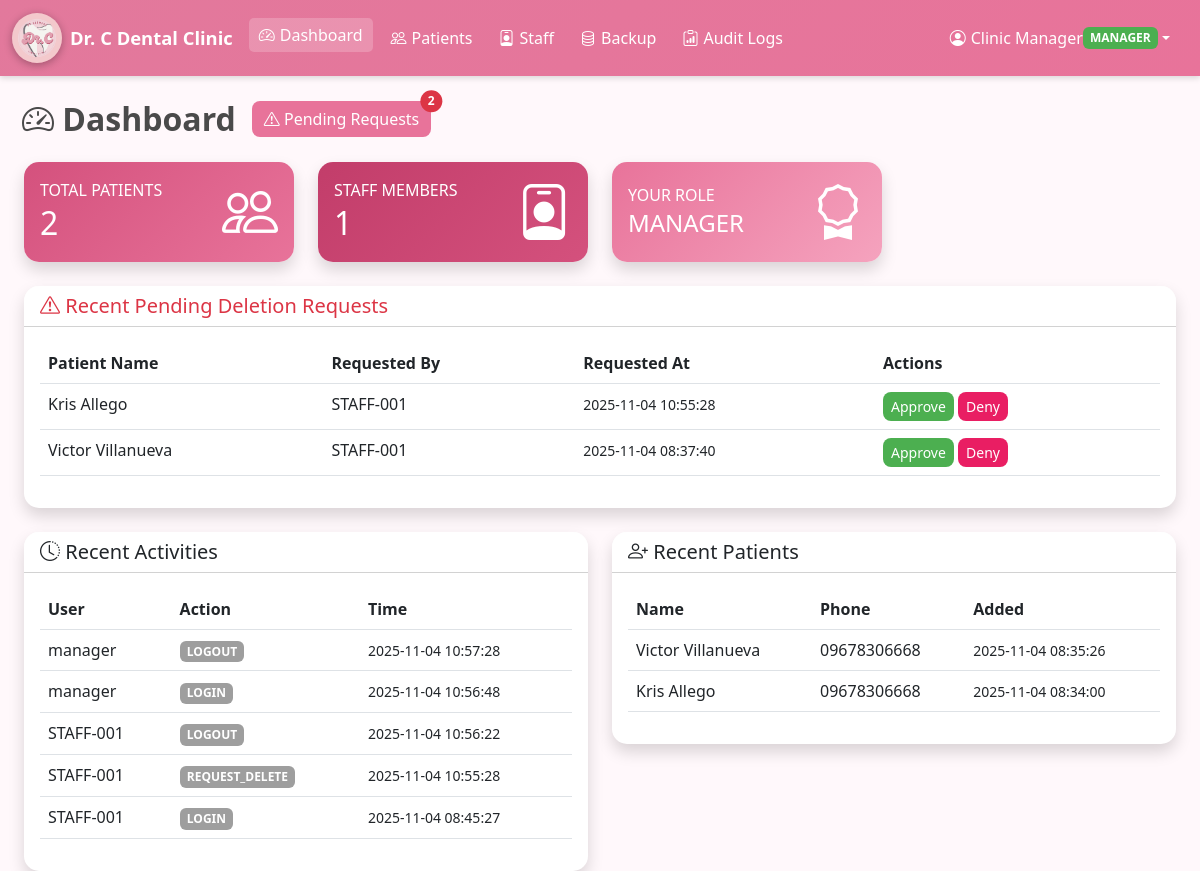
The page /dashboard (signed in) on the database as committed earlier.
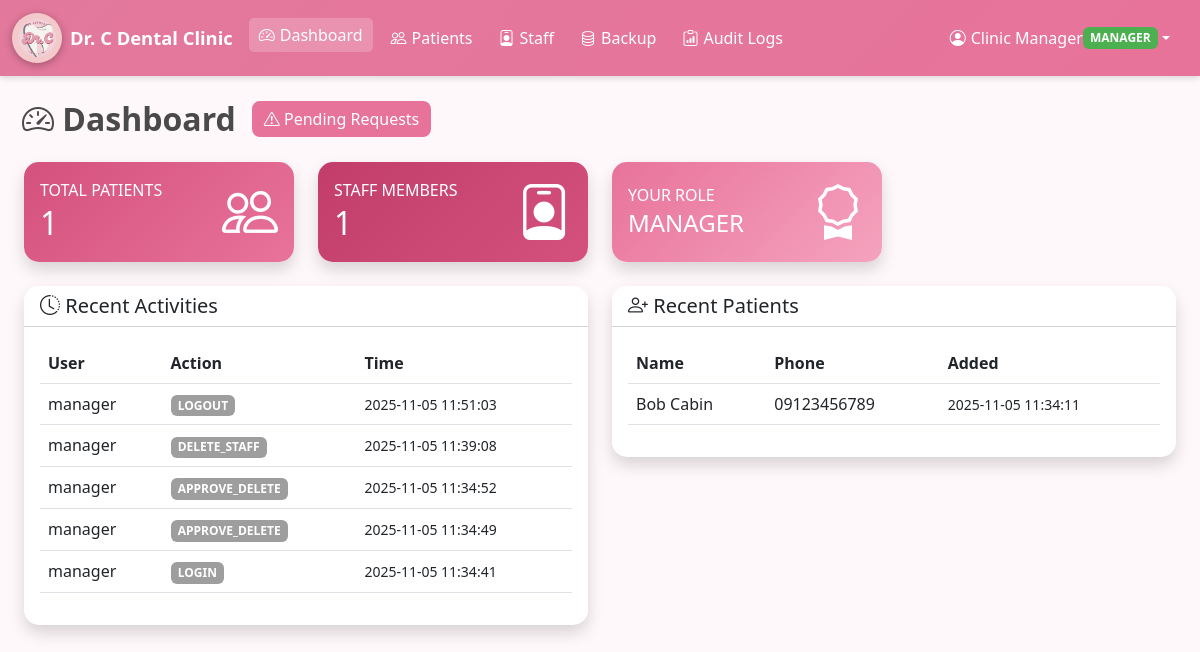
The same page on the database as committed later.
### tables this page shows
CREATE TABLE patients (
            id INTEGER PRIMARY KEY AUTOINCREMENT,
            first_name TEXT NOT NULL,
            last_name TEXT NOT NULL,
            date_of_birth TEXT,
            gender TEXT,
            phone TEXT,
            email TEXT,
            address TEXT,
            emergency_contact_name TEXT,
            emergency_contact_phone TEXT,
            medical_history TEXT,
            allergies TEXT,
            existing_condition TEXT,
            dentist_notes TEXT,
            created_by INTEGER,
            assigned_dentist TEXT,
            created_at TIMESTAMP DEFAULT CURRENT_TIMESTAMP,
            updated_at TIMESTAMP DEFAULT CURRENT_TIMESTAMP
        );

CREATE TABLE users (
            id INTEGER PRIMARY KEY AUTOINCREMENT,
            username TEXT UNIQUE NOT NULL,
            password_hash TEXT NOT NULL,
            full_name TEXT,
            email TEXT,
            role TEXT NOT NULL CHECK(role IN ('manager','staff','dentist','admin')),
            is_active INTEGER DEFAULT 1,
            created_at TIMESTAMP DEFAULT CURRENT_TIMESTAMP
        );

CREATE TABLE pending_requests (
            id INTEGER PRIMARY KEY AUTOINCREMENT,
            patient_id INTEGER NOT NULL,
            requested_by INTEGER NOT NULL,
            status TEXT DEFAULT 'pending' CHECK(status IN ('pending','approved','denied')),
            requested_at TIMESTAMP DEFAULT CURRENT_TIMESTAMP,
            approved_by INTEGER,
            approved_at TIMESTAMP,
            FOREIGN KEY (patient_id) REFERENCES patients(id),
            FOREIGN KEY (requested_by) REFERENCES users(id)
        );

CREATE TABLE audit_logs (
            id INTEGER PRIMARY KEY AUTOINCREMENT,
            user_id INTEGER,
            username TEXT,
            action_type TEXT,
            details TEXT,
            timestamp TIMESTAMP DEFAULT CURRENT_TIMESTAMP
        );

### app.py (the view)
@app.route('/dashboard')
@login_required
def dashboard():
    total_patients = 0
    total_staff = 0
    recent_patients = []
    recent_activities = []
    pending_requests_list = []
    total_pending_count = 0
    with get_db_connection() as conn:
        total_patients = conn.execute("SELECT COUNT(*) FROM patients").fetchone()[0]
        total_staff = conn.execute("SELECT COUNT(*) FROM users WHERE role='staff'").fetchone()[0]
        recent_patients = conn.execute("""
            SELECT first_name, last_name, phone, created_at
            FROM patients
            ORDER BY created_at DESC LIMIT 5
        """).fetchall()
        recent_activities = conn.execute("""
            SELECT username, action_type AS action, timestamp
            FROM audit_logs
            ORDER BY timestamp DESC LIMIT 5
        """).fetchall()
        if current_user.is_manager() or current_user.is_dentist() or current_user.is_admin():
            rows = conn.execute("""
                SELECT pr.id, p.first_name, p.last_name, pr.requested_by, pr.requested_at
                FROM pending_requests pr
                JOIN patients p ON pr.patient_id = p.id
                WHERE pr.status = 'pending'
                ORDER BY pr.requested_at DESC
                LIMIT 3
            """).fetchall()
            pending_requests_list = [dict(r) for r in rows]
            total_pending_count = conn.execute(
                "SELECT COUNT(*) FROM pending_requests WHERE status = 'pending'"
            ).fetchone()[0]
            user_ids = [r["requested_by"] for r in pending_requests_list]
            user_map = {}
            if user_ids:
                rows_users = conn.execute(
                    f"SELECT id, username FROM users WHERE id IN ({','.join(['?']*len(user_ids))})",
                    user_ids
                ).fetchall()
                user_map = {r["id"]: r["username"] for r in rows_users}
            for r in pending_requests_list:
                r["requested_by_name"] = user_map.get(r["requested_by"], "Unknown")
    return render_template(
        'dashboard.html',
        total_patients=total_patients,
        total_staff=total_staff,
        recent_patients=recent_patients,
        recent_activities=recent_activities,
        pending_requests=pending_requests_list,
        total_pending_count=total_pending_count
    )

### app.py (called while the page is built)
@login_manager.user_loader
def load_user(user_id: str) -> Optional[User]:
    return User.get_by_id(int(user_id))

### models.py (called while the page is built)
def get_db_connection() -> sqlite3.Connection:
    conn = sqlite3.connect(Config.DATABASE_NAME)
    conn.row_factory = sqlite3.Row
    return conn

    @property
    def is_active(self) -> bool:
        return bool(self.is_active_flag)

    def is_manager(self) -> bool:
        return self.role == "manager"

    @staticmethod
    def get_by_id(user_id: int) -> Optional["User"]:
        with get_db_connection() as conn:
            row = conn.execute("SELECT * FROM users WHERE id = ?", (user_id,)).fetchone()
        if row:
            return User(
                int(row["id"]),
                str(row["username"]),
                str(row["password_hash"]),
                str(row["role"]),
                str(row["full_name"]) if row["full_name"] else None,
                str(row["email"]) if row["email"] else None,
                int(row["is_active"]),
            )
        return None

### templates/dashboard.html (shortened to what the changed rows need)
{% extends "base.html" %}
{% block content %}
<div class="dashboard-header d-flex align-items-center mb-4">
  <h2 class="mb-0 text-pink"><i class="bi bi-speedometer2"></i> Dashboard</h2>
  {% if current_user.is_manager() %}
  <a href="{{ url_for('pending_requests_view') }}" class="btn btn-outline-danger position-relative ms-3">
    <i class="bi bi-exclamation-triangle"></i> Pending Requests
    {% if total_pending_count > 0 %}
    <span class="position-absolute top-0 start-100 translate-middle badge rounded-pill bg-danger">
      {{ total_pending_count }}
    </span>
    {% endif %}
  </a>
  {% endif %}
</div>
<div class="container-fluid dashboard-container">
  <div class="row mb-4">
    <div class="col-md-3">
      <a href="{{ url_for('patients') }}" class="text-decoration-none">
        <div class="card bg-pink text-white shadow card-clickable">
          <div class="card-body">
            <div class="d-flex justify-content-between align-items-center">
              <div>
                <h6 class="text-uppercase mb-1">Total Patients</h6>
                <h2 class="mb-0">{{ total_patients }}</h2>
              </div>
            </div>
          </div>
        </div>
      </a>
    </div>
    {% if current_user.is_manager() %}
    <div class="col-md-3">
      <a href="{{ url_for('staff') }}" class="text-decoration-none">
        <div class="card bg-dark-pink text-white shadow card-clickable">
          <div class="card-body">
            <div class="d-flex justify-content-between align-items-center">
              <div>
                <h2 class="mb-0">{{ total_staff }}</h2>
              </div>
            </div>
          </div>
        </div>
      </a>
    </div>
    {% endif %}
  </div>
  {% if current_user.is_manager() and pending_requests %}
  <div class="row mt-4">
    <div class="col-md-12">
      <div class="card shadow">
        <div class="card-header bg-white">
          <h5 class="mb-0 text-danger"><i class="bi bi-exclamation-triangle"></i> Recent Pending Deletion Requests</h5>
        </div>
        <div class="card-body">
          <div class="table-responsive">
            <table class="table table-hover">
              <thead>
                <tr>
                  <th>Patient Name</th>
                  <th>Requested By</th>
                  <th>Requested At</th>
                  <th>Actions</th>
                </tr>
              </thead>
              <tbody>
                {% for request in pending_requests %}
                <tr>
                  <td>{{ request['first_name'] }} {{ request['last_name'] }}</td>
                  <td>{{ request['requested_by_name'] }}</td>
                  <td><small>{{ request['requested_at'] }}</small></td>
                  <td>
                    <form action="{{ url_for('approve_request', request_id=request['id']) }}" method="POST" style="display:inline;">
                      <button class="btn btn-success btn-sm" type="submit">Approve</button>
                    </form>
                    <form action="{{ url_for('deny_request', request_id=request['id']) }}" method="POST" style="display:inline;">
                      <button class="btn btn-danger btn-sm" type="submit">Deny</button>
                    </form>
                  </td>
                </tr>
                {% endfor %}
              </tbody>
            </table>
          </div>
        </div>
      </div>
    </div>
  </div>
  {% endif %}
  <div class="row mt-4">
    <div class="col-md-6">
      <div class="card shadow">
        <div class="card-body">
          <div class="table-responsive">
            <table class="table table-hover">
              <thead>
                <tr>
                  <th>User</th>
                  <th>Action</th>
                  <th>Time</th>
                </tr>
              </thead>
              <tbody>
                {% for activity in recent_activities %}
                <tr>
                  <td>{{ activity.username }}</td>
                  <td><span class="badge bg-secondary">{{ activity.action }}</span></td>
                  <td><small>{{ activity.timestamp }}</small></td>
                </tr>
                {% else %}
                <tr>
                  <td colspan="3" class="text-center text-muted">No recent activities</td>
                </tr>
                {% endfor %}
              </tbody>
            </table>
          </div>
        </div>
      </div>
    </div>
    <div class="col-md-6">
      <div class="card shadow">
        <div class="card-body">
          <div class="table-responsive">
            <table class="table table-hover">
              <thead>
                <tr>
                  <th>Name</th>
                  <th>Phone</th>
                  <th>Added</th>
                </tr>
              </thead>
              <tbody>
                {% for patient in recent_patients %}
                <tr>
                  <td>{{ patient.first_name }} {{ patient.last_name }}</td>
                  <td>{{ patient.phone }}</td>
                  <td><small>{{ patient.created_at }}</small></td>
                </tr>
                {% else %}
                <tr>
                  <td colspan="3" class="text-center text-muted">No patients yet</td>
                </tr>
                {% endfor %}
              </tbody>
            </table>
          </div>
        </div>
      </div>
    </div>
  </div>
</div>
{% endblock %}

Rows that differ between the two databases and show on the page:
removed patients: first_name "Kris", last_name "Allego", first_name "Kris", last_name "Allego", phone "09678306668", created_at "2025-11-04 08:34:00"
no longer on this page (row unchanged): users: requested_by_name "STAFF-001" "STAFF-001"
no longer on this page (row edited): pending_requests: requested_at "2025-11-04 10:55:28"
removed patients: first_name "Victor", last_name "Villanueva", first_name "Victor", last_name "Villanueva", phone "09678306668", created_at "2025-11-04 08:35:26"
no longer on this page (row edited): pending_requests: requested_at "2025-11-04 08:37:40"
no longer on this page (row unchanged): audit_logs: username "manager", action "LOGOUT", timestamp "2025-11-04 10:57:28"
no longer on this page (row unchanged): audit_logs: username "manager", action "LOGIN", timestamp "2025-11-04 10:56:48"
no longer on this page (row unchanged): audit_logs: username "STAFF-001", action "LOGOUT", timestamp "2025-11-04 10:56:22"
no longer on this page (row unchanged): audit_logs: username "STAFF-001", action "REQUEST_DELETE", timestamp "2025-11-04 10:55:28"
no longer on this page (row unchanged): audit_logs: username "STAFF-001", action "LOGIN", timestamp "2025-11-04 08:45:27"
added audit_logs: username "manager", action "LOGOUT", timestamp "2025-11-05 11:51:03"
added audit_logs: username "manager", action "DELETE_STAFF", timestamp "2025-11-05 11:39:08"
added audit_logs: username "manager", action "APPROVE_DELETE", timestamp "2025-11-05 11:34:52"
added audit_logs: username "manager", action "APPROVE_DELETE", timestamp "2025-11-05 11:34:49"
added audit_logs: username "manager", action "LOGIN", timestamp "2025-11-05 11:34:41"
added patients: first_name "Bob", last_name "Cabin", phone "09123456789", created_at "2025-11-05 11:34:11"
Other text that changed with them:
{{ total_patients }}: "2" → "1"
{{ total_pending_count }}: "2" → (not shown)
text no longer shown: "Recent Pending Deletion Requests Patient Name Requested By Requested At Actions"
list line gone: "Approve Deny"
